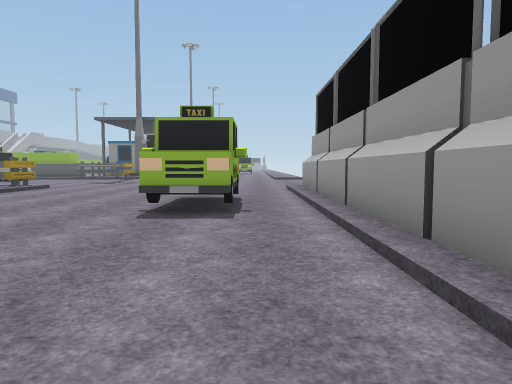
view 1 (above)

20 first-person views from a walk through a scene from a Unity 3-D project. The camera is 1.3 m above the floor, tilts 4° down and sees 70° across. The floor is counted in squares, 2 m on a side. Each view is taken from the middle of a square. On the plan, view 1 faces up. The plan holds only what a view shows up to about 11 squares ahead; the rest is blank. The place goes on beyond the plan. The player character is not drawn. Some animated figures are left out. Door leaves are left out, so doorways stand open. Some surface patterns are stand-ins.

view 2
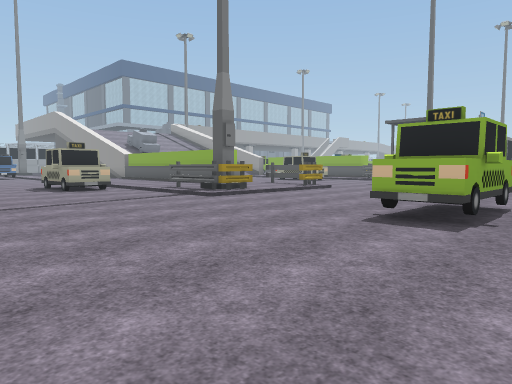

view 3
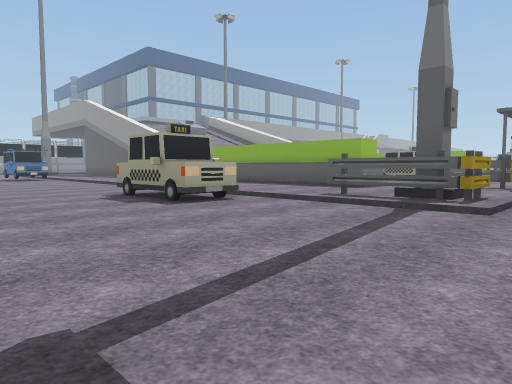

view 4
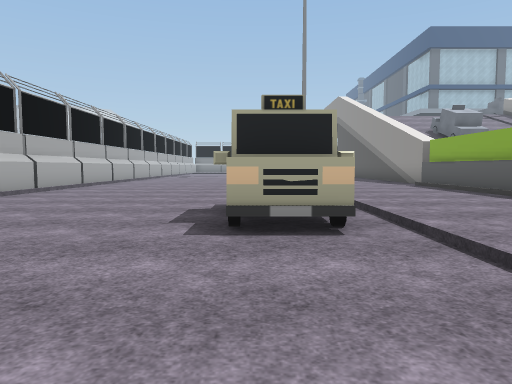

view 5
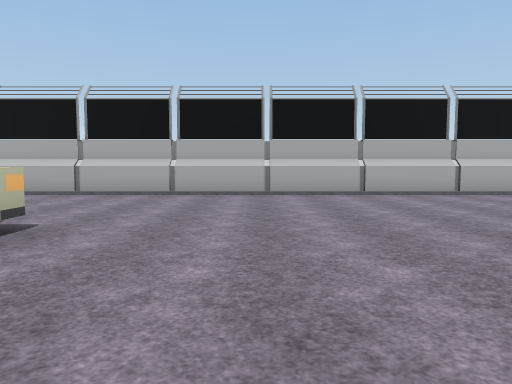

view 6
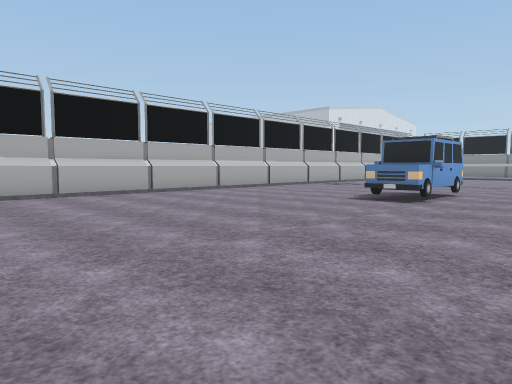

view 7
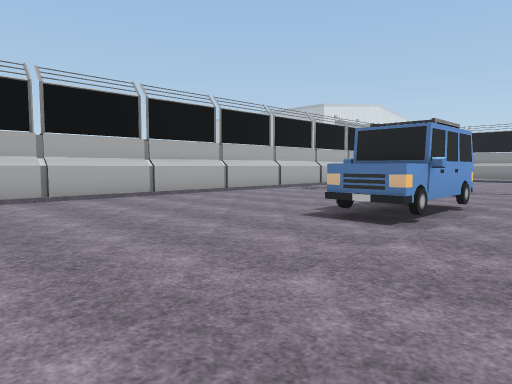

view 8
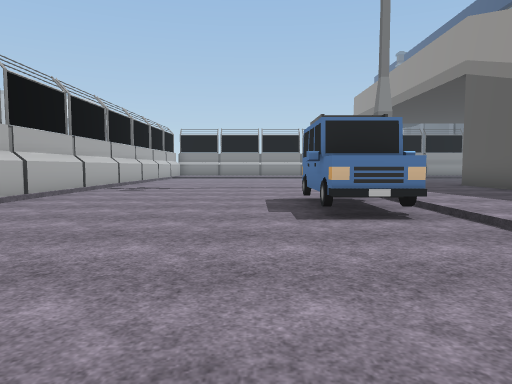

view 9
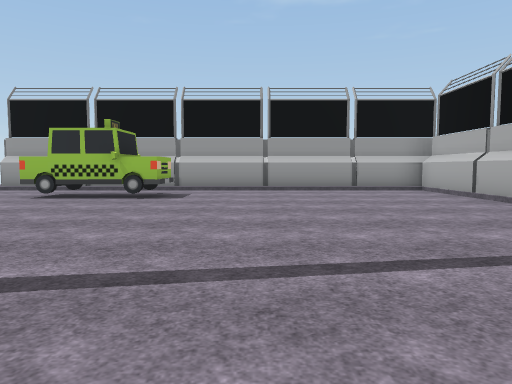

view 10
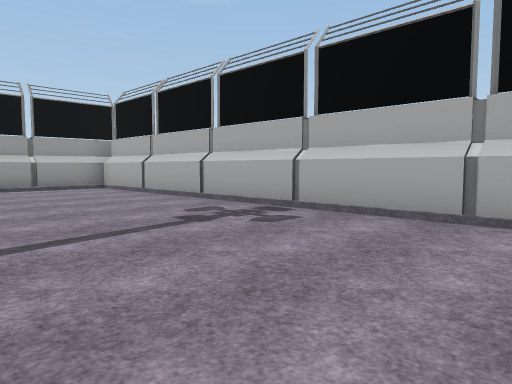

view 11
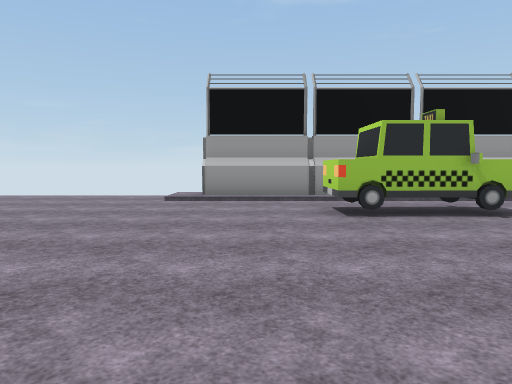

view 12
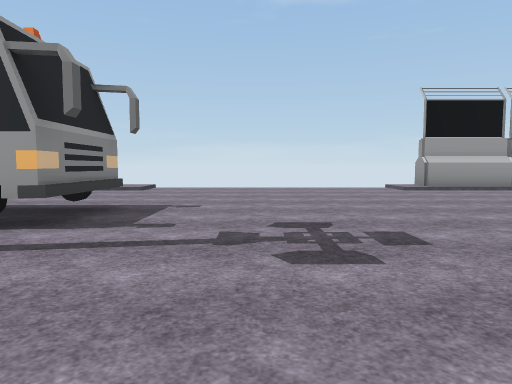

view 13
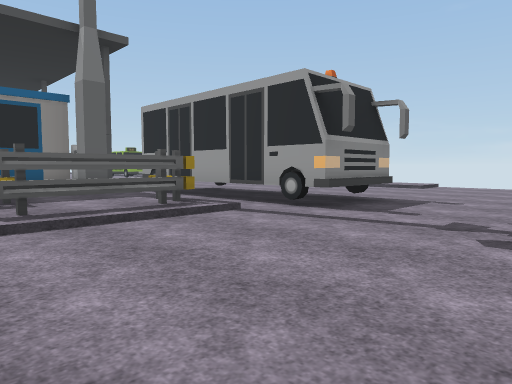

view 14
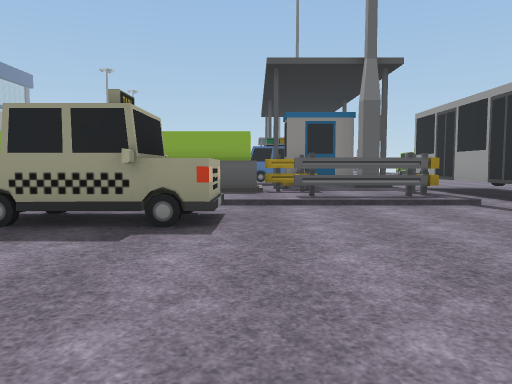

view 15
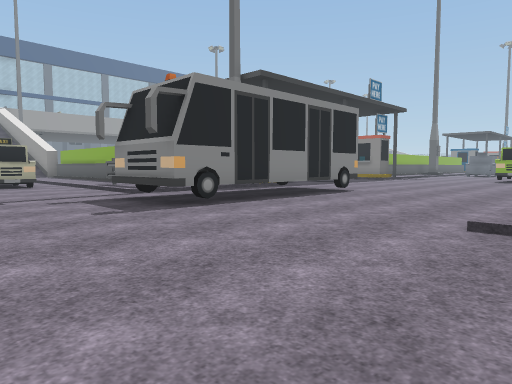

view 16
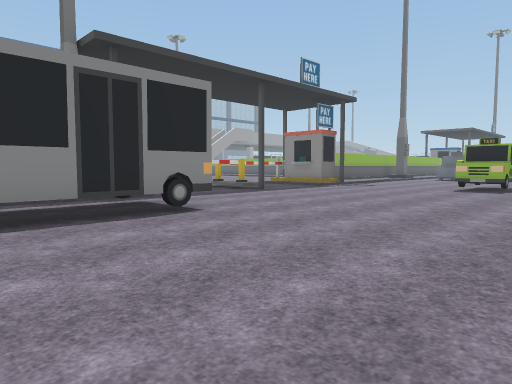

view 17
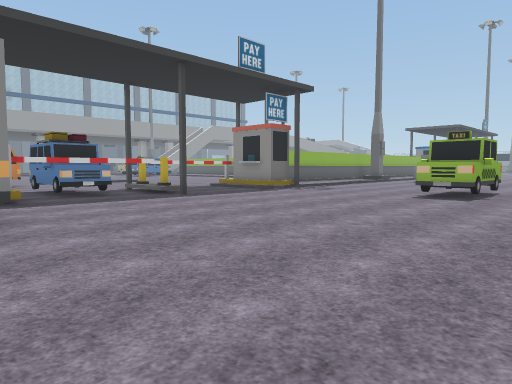

view 18
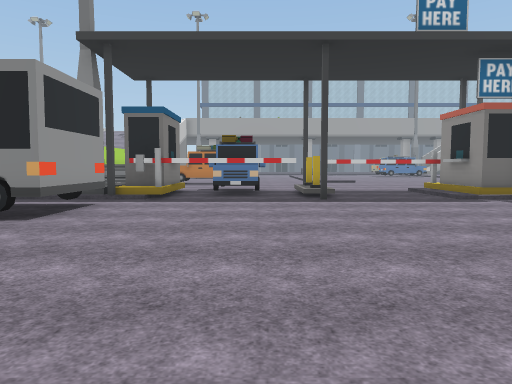

view 19
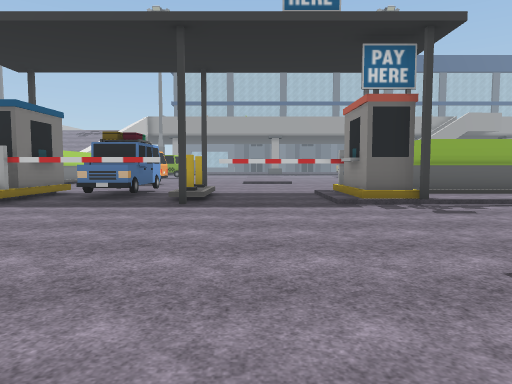

view 20
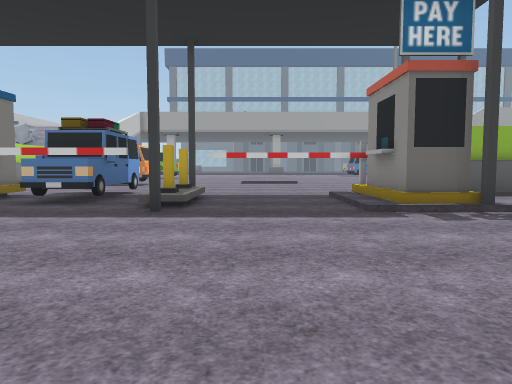

### Floor plan
Key: @ floor where view 1 was taken; # wall or solid block; x gap in a wall; . main floor; : floor 0.25 m higher than the main floor; / step, stairs or slope; = window, fence, low wall or low ledge; C car; B bus; T thing the floor can be seen under or through; S sign; O other object.
Columns run from 30 left of view 1 to 2 right of it. Each row starts with its distance up from view 1.
 32                        S#...OOO
 31                   ...T#S.....O.
 30                   ...T........./
 29                   ...T........./
 28                   ...T..#....../
 27                      ..O......./
 26                    .CCCT......./:
 25                    .CCCT......./:
 24                    ....T......./:
 23                    ..###xBBB.../:
 22                      O:#/B B.../:
 21                      O::/B B.../:
 20                   ###O::/B B.../:
 19                    ::OOO/B B.../:
 18                    //////BBB...//
 17                  O O.....BB......
 16                  O#O.............
 15                   ...............
 14                   ...............
 13                    ... ..........
 12                     .    ........
 11                      OOO/......//
 10 =                   #  O/....../#
  9 :##         #########: :/....../#
  8 :::::      ::::::::::: :/....O./#
  7   ::::::::::::::::::::#O/....O./#
  6   ::::::::::::::::::::::/...OOO/#
  5 ....CCC..........O O.........O./#
  4 ....CCC..........O#O.........../#
  3 .............................../#
  2 .............................../#
  1 .............................../#
  0 ..............................@/#
 -1 .............................../#
 -2 #################################

Positions as (right, up) in squares from view 1, and headings:
1: (0, 0), facing up
2: (1, 0), facing up-left
3: (-5, 0), facing up-left
4: (-7, 4), facing left
5: (-16, 8), facing down
6: (-16, 8), facing down-left
7: (-19, 7), facing down-left
8: (-19, 3), facing left
9: (-9, 3), facing right
10: (-10, 3), facing down-right
11: (-7, 9), facing right
12: (-9, 15), facing right
13: (-10, 14), facing up-right
14: (-10, 12), facing up
15: (2, 14), facing up-left
16: (2, 19), facing up-left
17: (2, 22), facing up-left
18: (2, 26), facing left
19: (1, 29), facing left
20: (-1, 29), facing left
